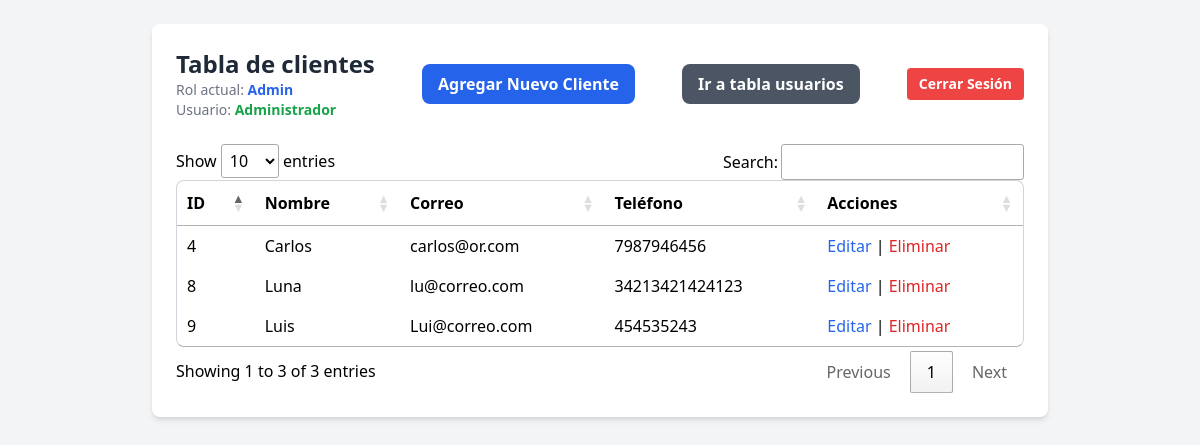
The page /inicio.php (signed in) on the database its author committed.
### tables this page shows
CREATE TABLE `clientes` (
  `id` int(11) NOT NULL,
  `nombre` varchar(100) NOT NULL,
  `correo` varchar(100) NOT NULL,
  `telefono` varchar(20) DEFAULT NULL,
  `fecha_registro` timestamp NULL DEFAULT current_timestamp()
);

### inicio.php (the view, shortened to what this page needs)
<?php
require 'db.php';
$nombreUsuario = $_SESSION['nombre'];
$rolUsuario = $_SESSION['rol'];
$stmt = $pdo->query("SELECT * FROM clientes ORDER BY fecha_registro DESC");
$clientes = $stmt->fetchAll(PDO::FETCH_ASSOC);
include 'recursos/header.php';
?>
<div class="max-w-4xl mx-auto bg-white shadow-md rounded-lg p-6">
    <div class="flex justify-between items-center mb-6">
        <div>
            <h2 class="text-2xl font-bold text-gray-800">Tabla de clientes</h2>
            <p class="text-sm text-gray-500">Rol actual: <span class="font-bold text-blue-600"><?php echo htmlspecialchars($rolUsuario); ?></span></p>
            <p class="text-sm text-gray-500">Usuario: <span class="font-bold text-green-600"><?php echo htmlspecialchars($nombreUsuario); ?></span></p>
        </div>
        <?php if ($rolUsuario === 'Admin' || $rolUsuario === 'Ventas'):?>
        <a href="create-cliente.php" class="bg-blue-600 hover:bg-blue-700 text-white font-semibold px-4 py-2 rounded-lg transition">
            Agregar Nuevo Cliente</a>
        <?php endif; ?>
         <?php if ($rolUsuario === 'Admin'):?>
         <a href="usuarios.php" class="bg-gray-600 hover:bg-gray-700 text-white font-semibold px-4 py-2 rounded-lg transition">
            Ir a tabla usuarios</a>
         <?php endif; ?>
        <div class="flex items-center space-x-4">
            <a href="salir.php" class="bg-red-500 hover:bg-red-600 text-white text-sm font-semibold px-3 py-1.5 rounded transition">
                Cerrar Sesión
            </a>
        </div>
     </div>
     <div class="overflow-x-auto">
        <table id="TbClientes" class="auto min-w-full bg-white border border-gray-300 rounded-lg overflow-hidden">
            <thead>
                <tr>
                    <th>ID</th>
                    <th>Nombre</th>
                    <th>Correo</th>
                    <th>Teléfono</th>
                    <th>Acciones</th>
                </tr>
            </thead>
            <tbody>
                <?php foreach ($clientes as $cliente): ?>
                    <tr>
                        <td><?php echo htmlspecialchars($cliente['id']); ?></td>
                        <td><?php echo htmlspecialchars($cliente['nombre']); ?></td>
                        <td><?php echo htmlspecialchars($cliente['correo']); ?></td>
                        <td><?php echo htmlspecialchars($cliente['telefono']); ?></td>
                        <td>
                            <?php if ($rolUsuario === 'Admin' || $rolUsuario === 'Ventas'):?>
                            <a class="text-blue-600 hover:text-blue-800" href="edit-cliente.php?id=<?php echo $cliente['id']; ?>">Editar</a> |
                            <a class="text-red-600 hover:text-red-800" href="delete-cliente.php?id=<?php echo $cliente['id']; ?>" onclick="return confirm('Eliminar cliente?');">Eliminar</a>
                            <?php else:?>
                                Finanzas no puede modificar
                            <?php endif; ?>
                        </td>
                    </tr>
                <?php endforeach; ?>
            </tbody>
        </table>
     </div>
        </div>
    <?php include 'recursos/footer.php'; ?>

### recursos/header.php (shortened to what this page needs)
<!DOCTYPE html>
<html lang="es">
<head>
    <script src="https://cdn.tailwindcss.com"></script>
    <link rel="stylesheet" href="https://cdn.datatables.net/1.13.7/css/jquery.dataTables.min.css">
</head>
<body class="bg-gray-100 min-h-screen p-6">

### recursos/footer.php
</body>
</html>

### rows shown on the page
clientes: id "9", nombre "Luis", correo "Lui@correo.com", telefono "454535243"
clientes: id "8", nombre "Luna", correo "lu@correo.com", telefono "34213421424123"
clientes: id "4", nombre "Carlos", correo "carlos@or.com", telefono "7987946456"

### other values the page prints
$rolUsuario "Admin"
$nombreUsuario "Administrador"
